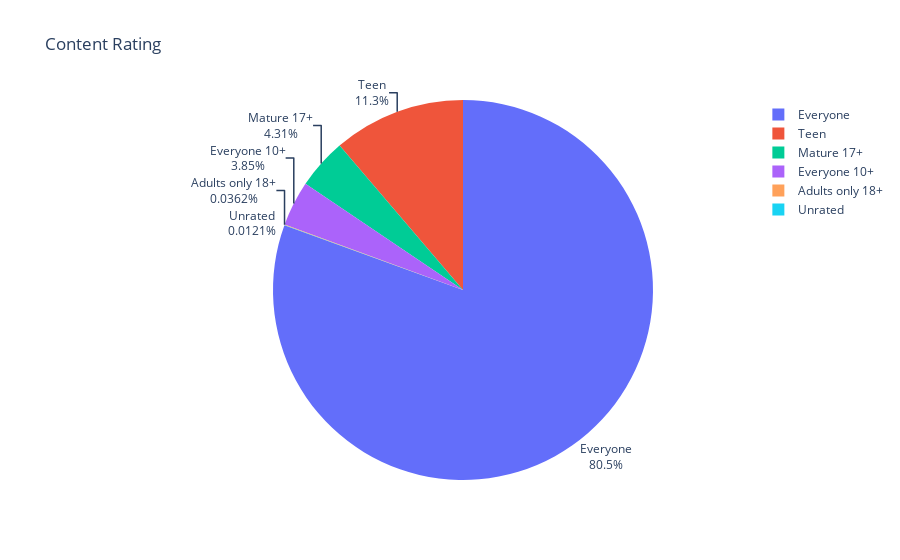

Here is the notebook cell this chart was saved with:
### Code cell
fig=px.pie(labels=ratings.index, values=ratings.values, title="Content Rating", names=ratings.index)
fig.update_traces(textposition='outside', textinfo='percent+label')
fig.show()

### Figure 1 — Plotly figure (JSON) as saved in the notebook; plotly's stock layout.template omitted (floating-point values rounded to 4 significant figures)
{"data": [{"domain": {"x": [0, 1], "y": [0, 1]}, "hovertemplate": "label=%{label}<br>value=%{value}<extra></extra>", "labels": ["Everyone", "Teen", "Mature 17+", "Everyone 10+", "Adults only 18+", "Unrated"], "legendgroup": "", "name": "", "showlegend": true, "textinfo": "percent+label", "textposition": "outside", "type": "pie", "values": [6677, 933, 357, 319, 3, 1]}], "layout": {"autosize": true, "legend": {"tracegroupgap": 0}, "title": {"text": "Content Rating"}}}
